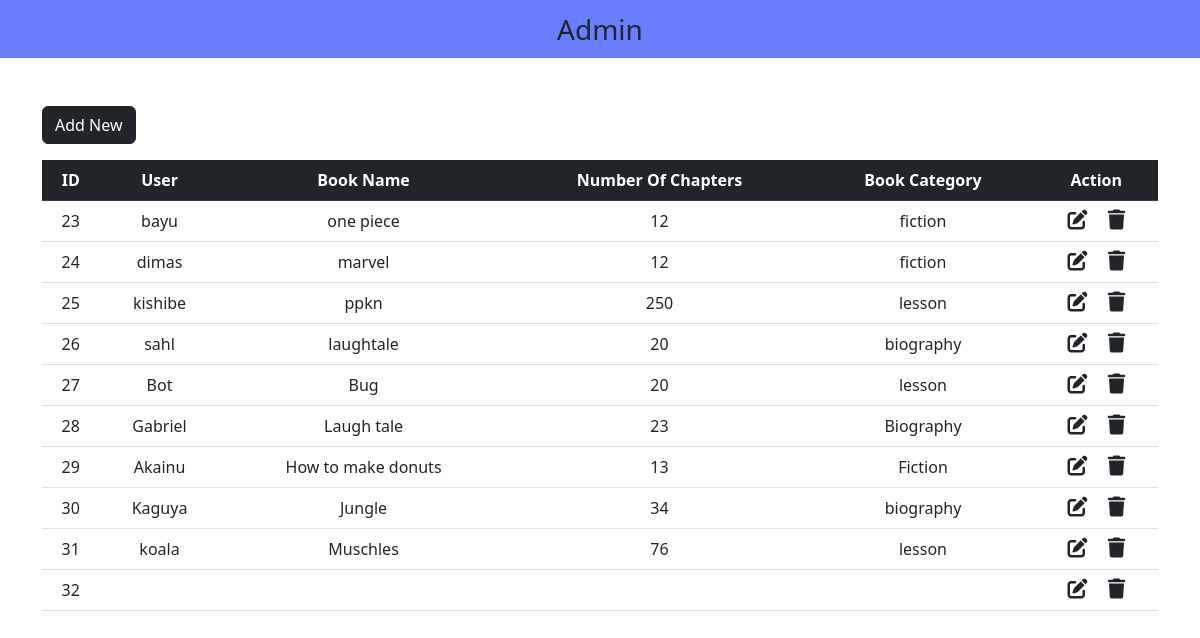
Screenshot of /crud_book/index.php with the database file from the repository.
### tables this page shows
CREATE TABLE `crud` (
  `id` int(100) NOT NULL,
  `User` varchar(100) NOT NULL,
  `book_name` varchar(100) NOT NULL,
  `number_of_chapters` varchar(100) NOT NULL,
  `book_category` varchar(100) NOT NULL
);

### crud_book/index.php (the view, shortened to what this page needs)
<?php
include "db_conn.php";
?>
<!DOCTYPE html>
<html lang="en">
<head>
  <link href="https://cdn.jsdelivr.net/npm/bootstrap@5.2.3/dist/css/bootstrap.min.css" rel="stylesheet">
  <link rel="stylesheet" href="https://cdnjs.cloudflare.com/ajax/libs/font-awesome/6.4.0/css/all.min.css" />
</head>
<body>
  <nav class="navbar navbar-light justify-content-center fs-3 mb-5" style="background-color: #687EFF;">
    Admin
  </nav>
  <div class="container">
    <a href="add-new.php" class="btn btn-dark mb-3">Add New</a>
    <table class="table table-hover text-center">
      <thead class="table-dark">
        <tr>
          <th scope="col">ID</th>
          <th scope="col">User</th>
          <th scope="col">Book Name</th>
          <th scope="col">Number Of Chapters</th>
          <th scope="col">Book Category</th>
          <th scope="col">Action</th>
        </tr>
      </thead>
      <tbody>
        <?php
          $sql = "SELECT * FROM `crud`";
          $result = mysqli_query($conn, $sql);
          while ($row = mysqli_fetch_assoc($result)) {
        ?>
          <tr>
            <td><?php echo $row["id"] ?></td>
            <td><?php echo $row["User"] ?></td>
            <td><?php echo $row["book_name"] ?></td>
            <td><?php echo $row["number_of_chapters"] ?></td>
            <td><?php echo $row["book_category"] ?></td>
            <td>
              <a href="edit.php?id=<?php echo $row["id"] ?>" class="link-dark"><i class="fa-solid fa-pen-to-square fs-5 me-3"></i></a>
              <a href="delete.php?id=<?php echo $row["id"] ?>" class="link-dark"><i class="fa-solid fa-trash fs-5"></i></a>
            </td>
          </tr>
        <?php
        }
        ?>
      </tbody>
    </table>
  </div>
</body>
</html>

### rows the page displays
crud: id "23", User "bayu", book_name "one piece", number_of_chapters "12", book_category "fiction"
crud: id "24", User "dimas", book_name "marvel", number_of_chapters "12", book_category "fiction"
crud: id "25", User "kishibe", book_name "ppkn", number_of_chapters "250", book_category "lesson"
crud: id "26", User "sahl", book_name "laughtale", number_of_chapters "20", book_category "biography"
crud: id "27", User "Bot", book_name "Bug", number_of_chapters "20", book_category "lesson"
crud: id "28", User "Gabriel", book_name "Laugh tale", number_of_chapters "23", book_category "Biography"
crud: id "29", User "Akainu", book_name "How to make donuts", number_of_chapters "13", book_category "Fiction"
crud: id "30", User "Kaguya", book_name "Jungle", number_of_chapters "34", book_category "biography"
crud: id "31", User "koala", book_name "Muschles", number_of_chapters "76", book_category "lesson"
crud: id "32"
